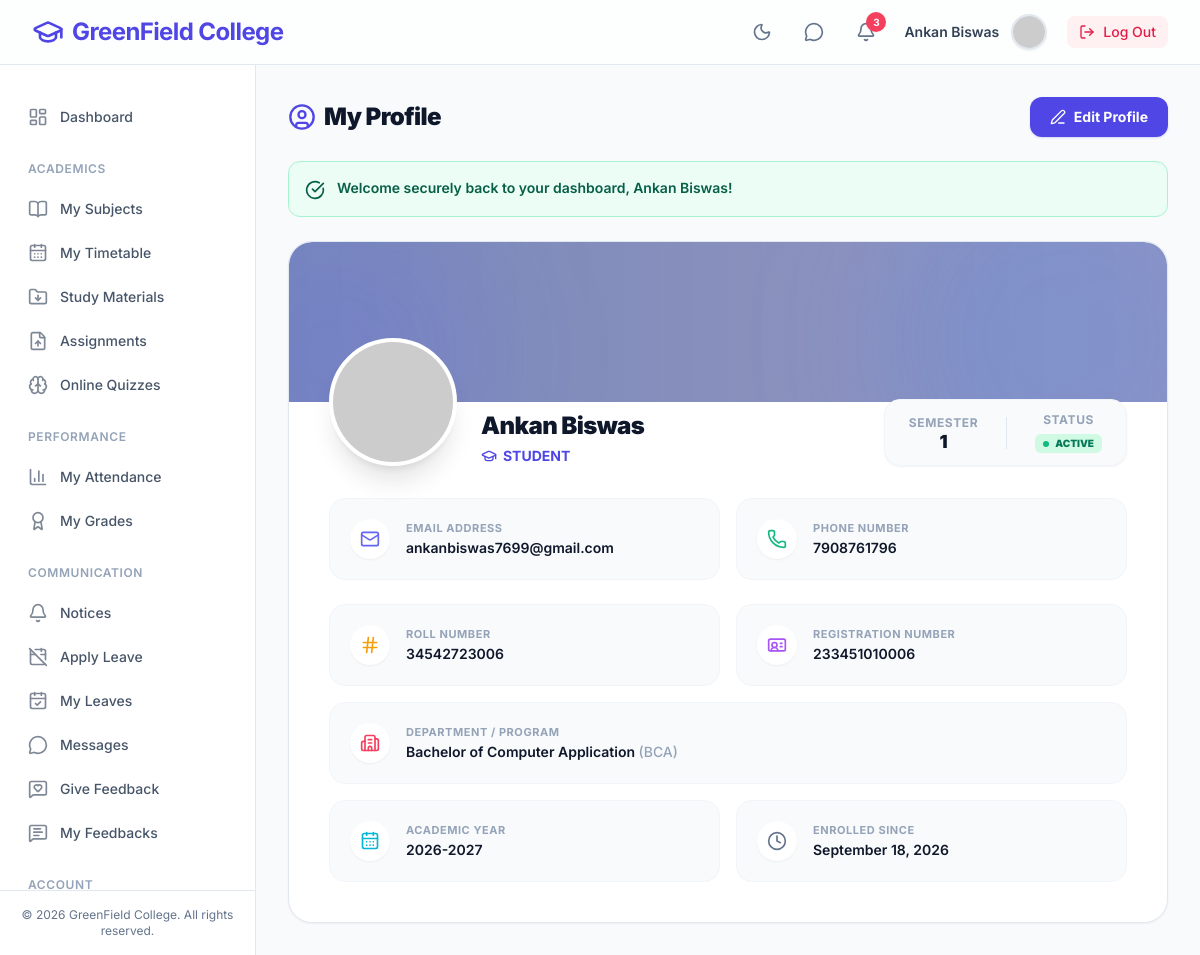
Page /views/student/view-profile.php (signed in) on the committed database.
### tables this page shows
CREATE TABLE `students` (
  `id` int(11) NOT NULL AUTO_INCREMENT,
  `name` varchar(100) NOT NULL,
  `email` varchar(100) NOT NULL,
  `password_hash` varchar(255) NOT NULL,
  `phone` varchar(20) DEFAULT NULL,
  `profile_pic` varchar(255) DEFAULT NULL,
  `department_id` int(11) NOT NULL,
  `semester_id` int(11) NOT NULL,
  `roll_number` varchar(50) NOT NULL,
  `registration_number` varchar(50) NOT NULL,
  `status` enum('ACTIVE','INACTIVE') DEFAULT 'ACTIVE',
  `created_at` timestamp NOT NULL DEFAULT current_timestamp(),
  PRIMARY KEY (`id`),
  UNIQUE KEY `email` (`email`),
  UNIQUE KEY `roll_number` (`roll_number`),
  UNIQUE KEY `registration_number` (`registration_number`),
  KEY `semester_id` (`semester_id`),
  KEY `idx_student_email` (`email`),
  KEY `idx_student_dept_sem` (`department_id`,`semester_id`),
  CONSTRAINT `students_ibfk_1` FOREIGN KEY (`department_id`) REFERENCES `departments` (`id`) ON DELETE CASCADE,
  CONSTRAINT `students_ibfk_2` FOREIGN KEY (`semester_id`) REFERENCES `semesters` (`id`) ON DELETE CASCADE
);

CREATE TABLE `semesters` (
  `id` int(11) NOT NULL AUTO_INCREMENT,
  `semester_number` int(11) NOT NULL,
  `academic_year` varchar(20) NOT NULL,
  `start_date` date DEFAULT NULL,
  `end_date` date DEFAULT NULL,
  `status` enum('ACTIVE','INACTIVE') DEFAULT 'ACTIVE',
  PRIMARY KEY (`id`),
  UNIQUE KEY `semester_number` (`semester_number`,`academic_year`)
);

CREATE TABLE `departments` (
  `id` int(11) NOT NULL AUTO_INCREMENT,
  `dept_code` varchar(20) NOT NULL,
  `dept_name` varchar(100) NOT NULL,
  `total_semesters` int(11) NOT NULL DEFAULT 8,
  `created_at` timestamp NOT NULL DEFAULT current_timestamp(),
  PRIMARY KEY (`id`),
  UNIQUE KEY `dept_code` (`dept_code`)
);

### includes/helpers.php (called while the page is built, shortened)
<?php
function get_flash_message() {
    if (isset($_SESSION['flash_message'])) {
        $msg = $_SESSION['flash_message'];
        return $msg;
    }
    return null;
}

### views/student/view-profile.php (the view, shortened to what this page needs)
<?php
require_once __DIR__ . '/../../includes/helpers.php';
$db = Database::getInstance()->getConnection();
$userId = $_SESSION['user_id'];
$stmt = $db->prepare("
    SELECT s.*, d.dept_name, d.dept_code, sem.semester_number, sem.academic_year
    FROM students s
    JOIN departments d ON s.department_id = d.id
    JOIN semesters sem ON s.semester_id = sem.id
    WHERE s.id = ?
");
$stmt->execute([$userId]);
$user = $stmt->fetch(\PDO::FETCH_ASSOC);
require_once __DIR__ . '/../../includes/header.php';
?>
<main class="flex-1 overflow-y-auto p-4 sm:p-6 lg:p-8 bg-slate-50 dark:bg-slate-900 transition-colors duration-200">
    <div class="max-w-4xl mx-auto space-y-6">
        <div class="flex flex-col sm:flex-row items-start sm:items-center justify-between gap-4">
            <h1 class="text-2xl font-black text-slate-900 dark:text-white flex items-center gap-2 tracking-tight">
                <i data-lucide="user-circle" class="w-7 h-7 text-indigo-600 dark:text-indigo-400"></i> My Profile
            </h1>
            <a href="<?= BASE_URL ?>/views/student/edit-profile.php" class="inline-flex items-center gap-2 px-5 py-2.5 bg-indigo-600 hover:bg-indigo-700 text-white rounded-xl text-sm font-bold transition-all shadow-sm shadow-indigo-600/20 hover:-translate-y-0.5 focus:ring-2 focus:ring-offset-2 focus:ring-indigo-500 dark:focus:ring-offset-slate-900">
                <i data-lucide="edit-3" class="w-4 h-4"></i> Edit Profile
            </a>
        </div>
        <?php
        $flash = get_flash_message();
        if ($flash):
            $bgClass = $flash['type'] === 'success' ? 'bg-emerald-50 text-emerald-800 border-emerald-200 dark:bg-emerald-900/30 dark:text-emerald-400 dark:border-emerald-800' : 'bg-rose-50 text-rose-800 border-rose-200 dark:bg-rose-900/30 dark:text-rose-400 dark:border-rose-800';
            $icon = $flash['type'] === 'success' ? 'check-circle' : 'alert-circle';
        ?>
            <div class="p-4 rounded-xl border flex items-start gap-3 <?= $bgClass ?> animate-in fade-in slide-in-from-top-2 duration-300">
                <i data-lucide="<?= $icon ?>" class="w-5 h-5 shrink-0 mt-0.5"></i>
                <p class="text-sm font-semibold"><?= htmlspecialchars($flash['message']) ?></p>
            </div>
        <?php endif; ?>
        <?php if (!$user): ?>
        <div class="bg-white dark:bg-slate-800 rounded-3xl p-12 text-center border border-slate-200 dark:border-slate-700 shadow-sm">
            <div class="inline-flex items-center justify-center w-20 h-20 rounded-full bg-slate-100 dark:bg-slate-700/50 text-slate-400 mb-5">
                <i data-lucide="user-x" class="w-10 h-10"></i>
            </div>
            <h3 class="text-xl font-black text-slate-900 dark:text-white mb-2">Profile Not Found</h3>
            <p class="text-sm text-slate-500 font-medium">Unable to load your profile information. Please contact administration.</p>
        </div>
        <?php else: ?>
        <div class="bg-white dark:bg-slate-800 rounded-3xl shadow-sm border border-slate-200 dark:border-slate-700 overflow-hidden group">
            <div class="h-40 bg-gradient-to-r from-blue-900/60 via-indigo-900/50 to-blue-950/60 animate-banner relative overflow-hidden backdrop-blur-2xl">
                <div class="absolute -top-24 -right-24 w-96 h-96 bg-blue-500/20 rounded-full blur-3xl transform group-hover:scale-110 transition-transform duration-1000"></div>
                <div class="absolute -bottom-24 -left-24 w-72 h-72 bg-indigo-500/20 rounded-full blur-3xl transform group-hover:-translate-y-8 transition-transform duration-1000"></div>
            </div>
            <div class="px-6 sm:px-10 pb-10">
                <div class="flex flex-col sm:flex-row items-center sm:items-end gap-6 -mt-16 mb-8 relative z-10">
                    <?php
                    $picUrl = !empty($user['profile_pic'])
                        ? BASE_URL . '/uploads/profiles/' . htmlspecialchars($user['profile_pic'])
                        : "https://ui-avatars.com/api/?name=" . urlencode($user['name']) . "&background=4f46e5&color=fff&bold=true&size=256";
                    ?>
                    <div class="relative group/avatar">
                        <img class="w-32 h-32 rounded-full object-cover border-4 border-white dark:border-slate-800 shadow-xl bg-white dark:bg-slate-800" src="<?= $picUrl ?>" alt="Profile Photo">
                    </div>
                    <div class="text-center sm:text-left flex-1 pt-2 sm:pt-0">
                        <h2 class="text-2xl font-black text-slate-900 dark:text-white tracking-tight"><?= htmlspecialchars($user['name']) ?></h2>
                        <p class="text-sm text-indigo-600 dark:text-indigo-400 font-bold mt-1 flex items-center justify-center sm:justify-start gap-1.5">
                            <i data-lucide="graduation-cap" class="w-4 h-4"></i> STUDENT
                        </p>
                    </div>
                    <div class="shrink-0 flex items-center gap-3 bg-slate-50 dark:bg-slate-900/50 p-2 rounded-2xl border border-slate-100 dark:border-slate-700/50 shadow-sm">
                        <div class="flex flex-col text-center px-4 py-1">
                            <span class="text-xs font-bold text-slate-400 uppercase tracking-wider mb-0.5">Semester</span>
                            <span class="text-lg font-black text-slate-900 dark:text-white leading-none"><?= htmlspecialchars((string) $user['semester_number']) ?></span>
                        </div>
                        <div class="flex flex-col items-center justify-center px-4 py-1">
                            <span class="text-xs font-bold text-slate-400 uppercase tracking-wider mb-1.5">Status</span>
                            <?php $statusColor = $user['status'] === 'ACTIVE' ? 'emerald' : 'rose'; ?>
                            <span class="inline-flex items-center gap-1.5 rounded-md bg-<?= $statusColor ?>-100 dark:bg-<?= $statusColor ?>-900/30 px-2 py-0.5 text-[10px] font-black text-<?= $statusColor ?>-700 dark:text-<?= $statusColor ?>-400">
                                <span class="w-1.5 h-1.5 rounded-full bg-<?= $statusColor ?>-500 <?= $user['status'] === 'ACTIVE' ? 'animate-pulse' : '' ?>"></span>
                                <?= htmlspecialchars($user['status']) ?>
                            </span>
                        </div>
                    </div>
                </div>
                <div class="grid grid-cols-1 md:grid-cols-2 gap-4">
                    <div class="md:col-span-2 grid grid-cols-1 md:grid-cols-2 gap-4 mb-2">
                        <div class="bg-slate-50 dark:bg-slate-800/50 rounded-2xl p-5 border border-slate-100 dark:border-slate-700/50 flex items-center gap-4 transition-colors hover:bg-slate-100 dark:hover:bg-slate-800">
                            <div class="w-10 h-10 rounded-full bg-white dark:bg-slate-700 flex items-center justify-center shadow-sm shrink-0">
                                <i data-lucide="mail" class="w-5 h-5 text-indigo-500"></i>
                            </div>
                            <div class="flex-1 min-w-0">
                                <p class="text-[11px] font-bold text-slate-400 uppercase tracking-wider mb-0.5">Email Address</p>
                                <p class="text-sm font-semibold text-slate-900 dark:text-white truncate"><?= htmlspecialchars($user['email']) ?></p>
                            </div>
                        </div>
                        <div class="bg-slate-50 dark:bg-slate-800/50 rounded-2xl p-5 border border-slate-100 dark:border-slate-700/50 flex items-center gap-4 transition-colors hover:bg-slate-100 dark:hover:bg-slate-800">
                            <div class="w-10 h-10 rounded-full bg-white dark:bg-slate-700 flex items-center justify-center shadow-sm shrink-0">
                                <i data-lucide="phone" class="w-5 h-5 text-emerald-500"></i>
                            </div>
                            <div class="flex-1 min-w-0">
                                <p class="text-[11px] font-bold text-slate-400 uppercase tracking-wider mb-0.5">Phone Number</p>
                                <p class="text-sm font-semibold text-slate-900 dark:text-white truncate"><?= htmlspecialchars($user['phone'] ?? 'Not provided') ?></p>
                            </div>
                        </div>
                    </div>
                    <div class="bg-slate-50 dark:bg-slate-800/50 rounded-2xl p-5 border border-slate-100 dark:border-slate-700/50 flex items-center gap-4 transition-colors hover:bg-slate-100 dark:hover:bg-slate-800">
                        <div class="w-10 h-10 rounded-full bg-white dark:bg-slate-700 flex items-center justify-center shadow-sm shrink-0">
                            <i data-lucide="hash" class="w-5 h-5 text-amber-500"></i>
                        </div>
                        <div class="flex-1 min-w-0">
                            <p class="text-[11px] font-bold text-slate-400 uppercase tracking-wider mb-0.5">Roll Number</p>
                            <p class="text-sm font-semibold text-slate-900 dark:text-white truncate"><?= htmlspecialchars($user['roll_number']) ?></p>
                        </div>
                    </div>
                    <div class="bg-slate-50 dark:bg-slate-800/50 rounded-2xl p-5 border border-slate-100 dark:border-slate-700/50 flex items-center gap-4 transition-colors hover:bg-slate-100 dark:hover:bg-slate-800">
                        <div class="w-10 h-10 rounded-full bg-white dark:bg-slate-700 flex items-center justify-center shadow-sm shrink-0">
                            <i data-lucide="id-card" class="w-5 h-5 text-purple-500"></i>
                        </div>
                        <div class="flex-1 min-w-0">
                            <p class="text-[11px] font-bold text-slate-400 uppercase tracking-wider mb-0.5">Registration Number</p>
                            <p class="text-sm font-semibold text-slate-900 dark:text-white truncate"><?= htmlspecialchars($user['registration_number']) ?></p>
                        </div>
                    </div>
                    <div class="md:col-span-2 bg-slate-50 dark:bg-slate-800/50 rounded-2xl p-5 border border-slate-100 dark:border-slate-700/50 flex items-center gap-4 transition-colors hover:bg-slate-100 dark:hover:bg-slate-800">
                        <div class="w-10 h-10 rounded-full bg-white dark:bg-slate-700 flex items-center justify-center shadow-sm shrink-0">
                            <i data-lucide="building-2" class="w-5 h-5 text-rose-500"></i>
                        </div>
                        <div class="flex-1 min-w-0">
                            <p class="text-[11px] font-bold text-slate-400 uppercase tracking-wider mb-0.5">Department / Program</p>
                            <p class="text-sm font-semibold text-slate-900 dark:text-white truncate"><?= htmlspecialchars($user['dept_name']) ?> <span class="text-slate-400 font-medium">(<?= htmlspecialchars($user['dept_code']) ?>)</span></p>
                        </div>
                    </div>
                    <div class="bg-slate-50 dark:bg-slate-800/50 rounded-2xl p-5 border border-slate-100 dark:border-slate-700/50 flex items-center gap-4 transition-colors hover:bg-slate-100 dark:hover:bg-slate-800">
                        <div class="w-10 h-10 rounded-full bg-white dark:bg-slate-700 flex items-center justify-center shadow-sm shrink-0">
                            <i data-lucide="calendar-days" class="w-5 h-5 text-cyan-500"></i>
                        </div>
                        <div class="flex-1 min-w-0">
                            <p class="text-[11px] font-bold text-slate-400 uppercase tracking-wider mb-0.5">Academic Year</p>
                            <p class="text-sm font-semibold text-slate-900 dark:text-white truncate"><?= htmlspecialchars($user['academic_year']) ?></p>
                        </div>
                    </div>
                    <div class="bg-slate-50 dark:bg-slate-800/50 rounded-2xl p-5 border border-slate-100 dark:border-slate-700/50 flex items-center gap-4 transition-colors hover:bg-slate-100 dark:hover:bg-slate-800">
                        <div class="w-10 h-10 rounded-full bg-white dark:bg-slate-700 flex items-center justify-center shadow-sm shrink-0">
                            <i data-lucide="clock" class="w-5 h-5 text-slate-500 dark:text-slate-400"></i>
                        </div>
                        <div class="flex-1 min-w-0">
                            <p class="text-[11px] font-bold text-slate-400 uppercase tracking-wider mb-0.5">Enrolled Since</p>
                            <p class="text-sm font-semibold text-slate-900 dark:text-white truncate"><?= date('F j, Y', strtotime($user['created_at'])) ?></p>
                        </div>
                    </div>
                </div>
            </div>
        </div>
        <?php endif; ?>
    </div>
</main>
<?php require_once __DIR__ . '/../../includes/footer.php'; ?>

### rows in the picture
students: name "Ankan Biswas", semester.semester_number "1", status "ACTIVE", email "ankanbiswas7699@gmail.com", phone "7908761796", roll_number "34542723006", registration_number "233451010006", department.dept_name "Bachelor of Computer Application", department.dept_code "BCA", semester.academic_year "2026-2027", created_at "September 18, 2026"

### other values in the picture
$notifCount "3"
$userName "Ankan Biswas"
$link['label'] "Dashboard"
$link['label'] "ACADEMICS"
$link['label'] "My Subjects"
$link['label'] "My Timetable"
$link['label'] "Study Materials"
$link['label'] "Assignments"
$link['label'] "Online Quizzes"
$link['label'] "PERFORMANCE"
$link['label'] "My Attendance"
$link['label'] "My Grades"
$link['label'] "COMMUNICATION"
$link['label'] "Notices"
$link['label'] "Apply Leave"
